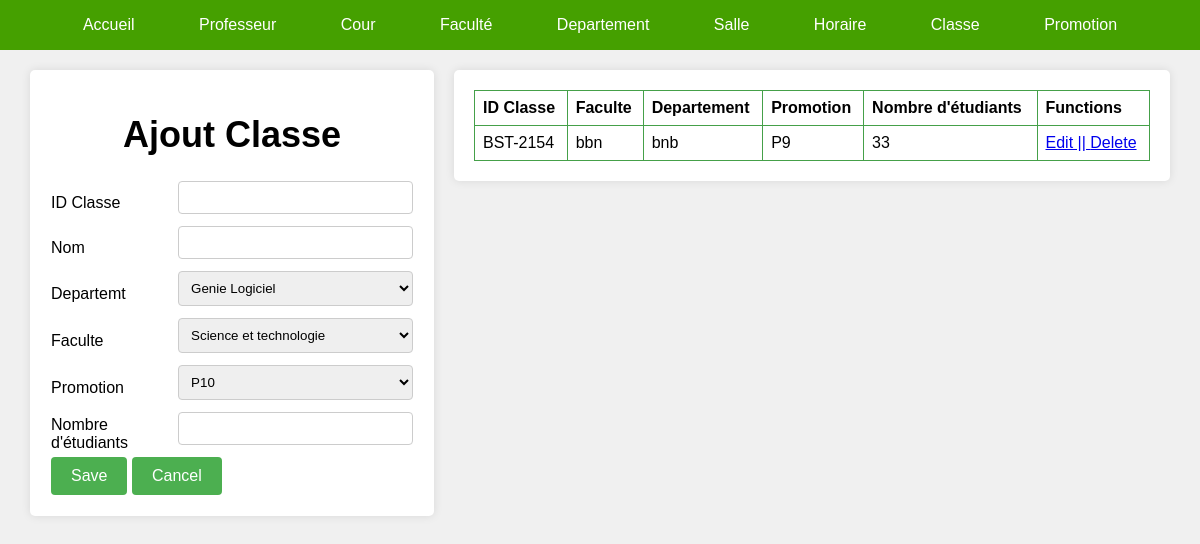
Screenshot of /admin/GestionClasse/ajoutClasse.php with the database file from the repository.
### tables this page shows
CREATE TABLE `classe` (
  `id` varchar(20) NOT NULL,
  `Nom` varchar(10) NOT NULL,
  `Departement` text NOT NULL,
  `Faculte` text NOT NULL,
  `Promotion` text NOT NULL,
  `classe` text NOT NULL,
  `NumberStudents` int(11) NOT NULL
);

### admin/GestionClasse/ajoutClasse.php (the view, shortened to what this page needs)
<!DOCTYPE html>
<html>
<head>
</head>
<body>
  <?php
    include("../Menu.php");
  ?>
  <div class="wrapper">
    <div class="form">
        <form method="POST">
        <h1>Ajout Classe</h1>
          <table>
              <tr>
                <td> ID Classe </td>
                <td><input type="text" name="id" /></td>
              </tr>
              <tr>
                <td> Nom </td>
                <td><input type="text" name="Nom" /></td>
              </tr>
              <tr>
                <td> Departemt</td>
                <td><select name="Departement" id="options">
                    <?php include '../../option/optionsDepartement.php'; ?>
                </select></td>
              </tr>
              <tr>
                <td> Faculte</td>
                <td><select name="Faculte" id="options">
                    <?php include '../../option/optionsFaculte.php'; ?>
                </select></td>
              </tr>
              <tr>
                <td> Promotion</td>
                <td> <select name="Promotion" id="options">
                    <?php include '../../option/optionsPromotion.php'; ?>
                </select></td>
              </tr>
              <tr>
                <td> Nombre d'étudiants</td>
                <td> <input type="number" name="NombreEtudiants" />
                </td>
              </tr>
            <tr>
              <td colspan="2">
                <input type="submit" name="submit" value="Save" />
                <input type="reset" value="Cancel" />
              </td>
            </tr>
          </table>
        </form>
    </div>
    <div class="table">
    <table>
            <tr>
              <th>ID Classe</th>
              <th>Faculte</th>
              <th>Departement</th>
              <th>Promotion</th>
              <th>Nombre d'étudiants</th>
              <th>Functions</th>
            </tr>
            <?php
                include("../connexion.php");
                $sql = "SELECT * FROM classe";
                $stmtSelect = $connexion->prepare($sql);
                $stmtSelect ->execute();
                $classes = $stmtSelect->fetchAll(PDO::FETCH_ASSOC);
                foreach($classes as $classe):
                ?>
            <tr>
                <td> <?php echo $classe['id'];?></td>
                <td><?php echo $classe['Faculte']; ?></td>
                <td> <?php echo $classe['Departement'];?></td>
                <td> <?php echo $classe['Promotion'];?></td>
                <td> <?php echo $classe['NumberStudents'];?></td>
                <td><a href="ModifierClasse.php?modife=<?php echo $classe['id'] ?>"> Edit || <a href="ajoutClasse.php?supp=<?php echo $classe['id'];?>">Delete</td>
            </tr>
            <?php
              endforeach;
            ?>
      </table>
      </div>
  </div>
</body>
</html>

### admin/GestionClasse/ajoutClasse.php (style rules this page uses)
body { padding: 0; margin: 0; font-family: Arial, sans-serif; background-color: #f0f0f0; }
.wrapper { display: flex; justify-content: center; align-items: flex-start; padding: 20px; }
.form { width: 35%; padding: 20px; box-shadow: 0 0 10px rgba(0, 0, 0, 0.1); border-radius: 5px; background-color: #fff; margin: 0 10px; }
.table { width: 65%; padding: 20px; box-shadow: 0 0 10px rgba(0, 0, 0, 0.1); border-radius: 5px; background-color: #fff; margin: 0 10px; }
form table, .table table { width: 100%; border-collapse: collapse; border-radius: 20px; }
.table table td, .form table th, .table table th { border: 1px solid #45a049; padding: 8px; text-align: left; }
input[type='text'], select, input[type='number'], textarea { width: 100%; padding: 8px; border: 1px solid #ccc; border-radius: 4px; box-sizing: border-box; margin-bottom: 10px; }
input[type='submit'], input[type='reset'] { padding: 10px 20px; border: none; background-color: #4CAF50; color: white; cursor: pointer; border-radius: 4px; font-size: 16px; }
.wrapper h1 { font-size: 36px; text-align: center; }

### rows the page displays
classe: id "BST-2154", Faculte "bbn", Departement "bnb", Promotion "P9", NumberStudents "33"

### other values shown
form field Departement "Genie Logiciel"
form field Faculte "Science et technologie"
form field Promotion "P10"
